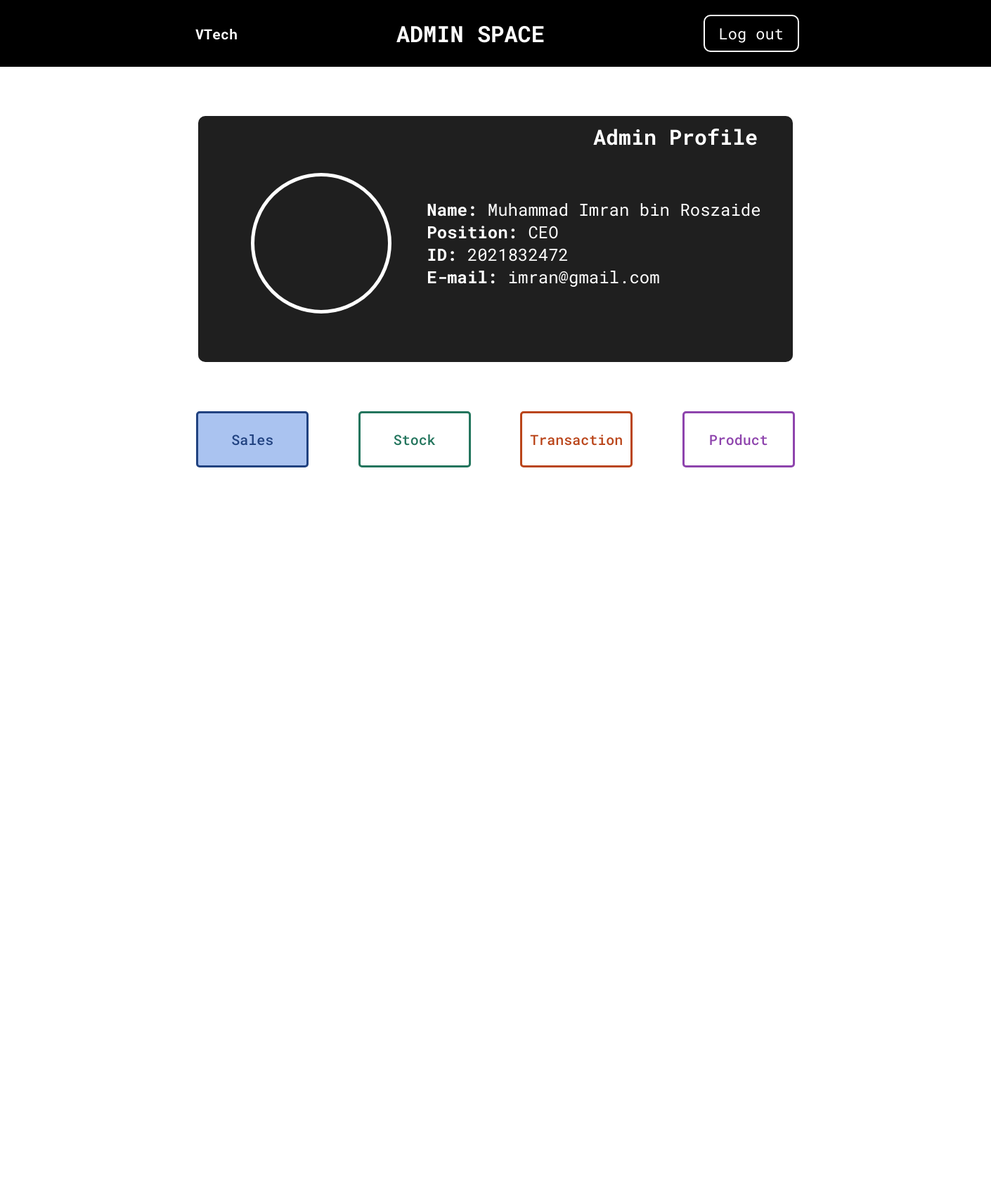
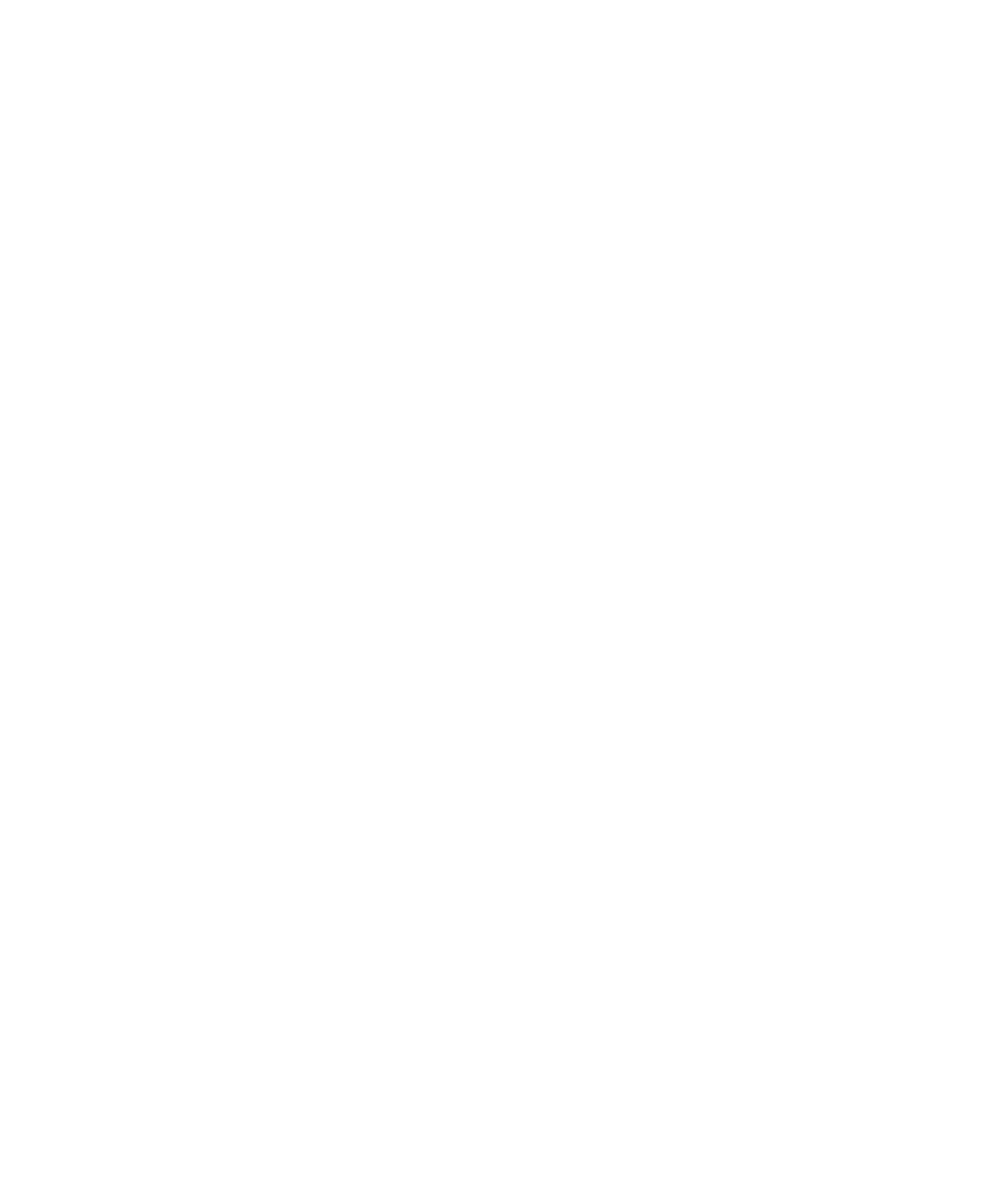
The app's page /admin.php (signed in, upper part) with its own data (2 pictures, top to bottom).
### tables this page shows
CREATE TABLE `employee` (
  `user_id` int(10) NOT NULL,
  `emp_name` varchar(225) NOT NULL,
  `emp_image` varchar(225) NOT NULL,
  `hiredate` varchar(225) NOT NULL,
  `job` varchar(225) NOT NULL,
  `matric_id` varchar(225) NOT NULL
);

CREATE TABLE `customer` (
  `cust_id` int(100) NOT NULL,
  `cust_name` varchar(100) NOT NULL,
  `cust_email` varchar(100) NOT NULL,
  `cust_password` varchar(100) NOT NULL,
  `cust_phone` varchar(12) NOT NULL,
  `cust_add` varchar(1000) NOT NULL,
  `user_type` varchar(20) NOT NULL
);

### admin.php (the view, shortened to what this page needs)
<?php
include('config.php');
$admin_id = $_SESSION['admin_id'];
$selectUser = mysqli_query($conn, "SELECT * FROM `customer` WHERE cust_id = '$admin_id'") or die('query failed');
$selectAdmin = mysqli_query($conn, "SELECT * FROM `employee` WHERE user_id = '$admin_id'") or die('query failed');
?>
<!DOCTYPE html>
<html lang="en">
<head>
    <link rel="stylesheet" href="admin-style.css?v=<?php echo time(); ?>">
</head>
<body>
    <header>
    <div class="header-dummy">
        <a href="admin.php" class="logo" style="text-decoration: none;" ><img src="icon/icon.png" alt="" style="height: 55px;" ><span>VTech</span></a>
    </div>
        <h1>ADMIN SPACE</h1>
        <a href="logout.php" class="logout">Log out</a>
    </header>
    <main>
        <div class="admin-profile">
            <h2>Admin Profile</h2>
            <div class="admin-data">
                <?php
                    $fetchAdmin = $selectAdmin -> fetch_assoc();
                    $fetchUser = $selectUser -> fetch_assoc();
                echo '
                <div class="picture">
                    <img src="'. $fetchAdmin['emp_image'] .'" alt="">
                </div>
                <div class="data">
                    <p><b>Name:</b> '. $fetchAdmin['emp_name'] .'</p>
                    <p><b>Position:</b> '. $fetchAdmin['job'] .'</p>
                    <p><b>ID:</b> '. $fetchAdmin['matric_id'] .'</p>
                    <p><b>E-mail:</b> '. $fetchUser['cust_email'] .'</p>';
                    ?>
                </div>
            </div>
        </div>
        <div class="button-box">
            <div class="folder-button" id="fold-butt1"
                style="background: #aac3f0; color: #214280; border-color: #214280;">Sales</div>
            <div class="folder-button" id="fold-butt2" style="color: #23755d; border-color: #23755d;">Stock</div>
            <div class="folder-button" id="fold-butt3" style="color: #ba451a; border-color: #ba451a;">Transaction</div>
            <div class="folder-button" id="fold-butt4" style="color: #8e44ad; border-color: #8e44ad;">Product</div>
        </div>
    </main>
</body>
</html>

### admin-style.css (style rules this page uses)
* { margin: 0; padding: 0; box-sizing: border-box; }
* a { text-decoration: none; }
body { font-family: Roboto-Mono; color: black; min-width: 1400px; margin: 0; }
header { background-color: black; width: 100%; padding: 20px 0; display: flex; justify-content: center; align-items: center; gap: 16%; color: white; }
.header-dummy>.logo { color: white; display: flex; align-items: center; }
.logo>span { font-size: 20px; font-weight: 800; margin-left: 5px; }
header a { color: white; text-decoration: none; }
.logout { border: solid 2px white; background-color: black; padding: 10px 20px; border-radius: 10px; font-size: 22px; transition: .3s; }
main { display: flex; flex-direction: column; align-items: center; margin: 0 auto; }
.admin-profile { background-color: #1f1f1f; color: white; border-radius: 10px; width: 60%; height: 350px; margin: 70px 0; padding: 10px 30px; font-size: 24px; flex-direction: column; }
main h2 { display: flex; justify-content: right; padding: 0 20px; font-size: 30px; }
.admin-data { display: flex; justify-content: center; height: 80%; display: flex; flex-direction: row; align-items: center; position: relative; z-index: 1; }
.picture { border: white 5px solid; border-radius: 50%; width: 200px; height: 200px; margin: 30px; overflow: hidden; }
.data { margin-left: 20px; }
.button-box { width: 100%; height: 80px; display: flex; justify-content: center; gap: 5%; }
.button-box div { border: 3px solid black; width: 160px; border-radius: 5px; display: flex; justify-content: center; align-items: center; font-size: 20px; font-weight: 500; }

### records on screen
employee: emp_name "Muhammad Imran bin Roszaide", job "CEO", matric "2021832472"
customer: cust_email "imran@gmail.com"
